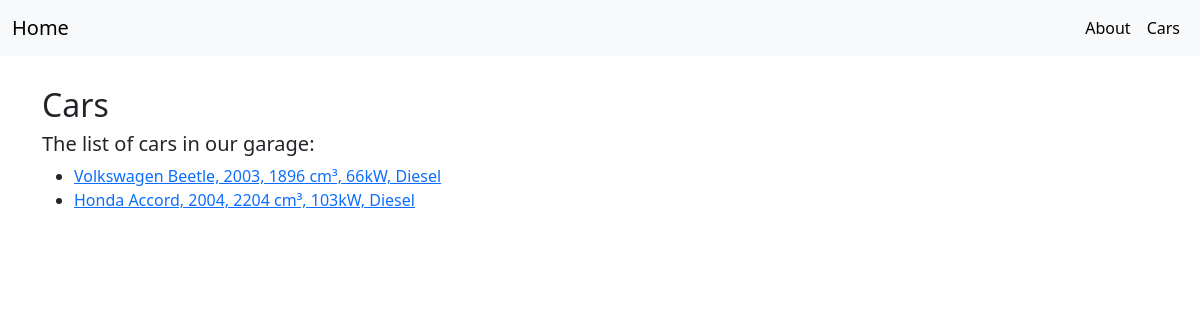
The page /service/cars/ on the database its author committed.
### service/models.py (models this page shows, shortened)
class Car(models.Model):
    license_plate_no = models.CharField(
        verbose_name="License plate number",
        max_length=16,
        help_text="Enter car's licence plate number (it need not be unique, "
        "since cars can be from different countries)",
    )
    vin_code = models.CharField(
        verbose_name="VIN code",
        max_length=32,
        unique=True,
        help_text="Enter car's vin code (it must be unique)",
    )
    car_model = models.ForeignKey(
        to="CarModel",
        verbose_name="Model",
        on_delete=models.SET_NULL,
        null=True,
    )
    client_name = models.CharField(verbose_name="Client's name", max_length=64)
    description = models.TextField("Description", max_length=2048, default="")
    class Meta:
        verbose_name = "Car"
        verbose_name_plural = "Cars"

class CarModel(models.Model):
    make = models.CharField(verbose_name="Make", max_length=64)
    model = models.CharField(verbose_name="Model", max_length=64)
    year = models.IntegerField(verbose_name="Year")
    engine_type = models.CharField("Engine type", max_length=64)
    def __str__(self):
        return f"{self.make} {self.model}, {self.year}, {self.engine_type}"
    class Meta:
        verbose_name = "Car model"
        verbose_name_plural = "Car models"

### service/views.py (the view)
# urls.py: path("cars/", views.cars, name="cars"),
def cars(request):
    cars_ = Car.objects.all()
    return render(request, "cars.html", {"cars": cars_})

### service/templates/cars.html (shortened to what this page needs)
{% extends "base.html" %}
{% block content %}
<h2>Cars</h2>
<h5>The list of cars in our garage:</h5>
<ul>
    {% for car in cars %}
        <li><a href="{% url 'car-details' car.id %}">{{ car.car_model }}</a></li>
    {% endfor %}
</ul>
{% endblock %}

### rows shown on the page
Car: car_model "Volkswagen Beetle, 2003, 1896 cm³, 66kW, Diesel"
Car: car_model "Honda Accord, 2004, 2204 cm³, 103kW, Diesel"
